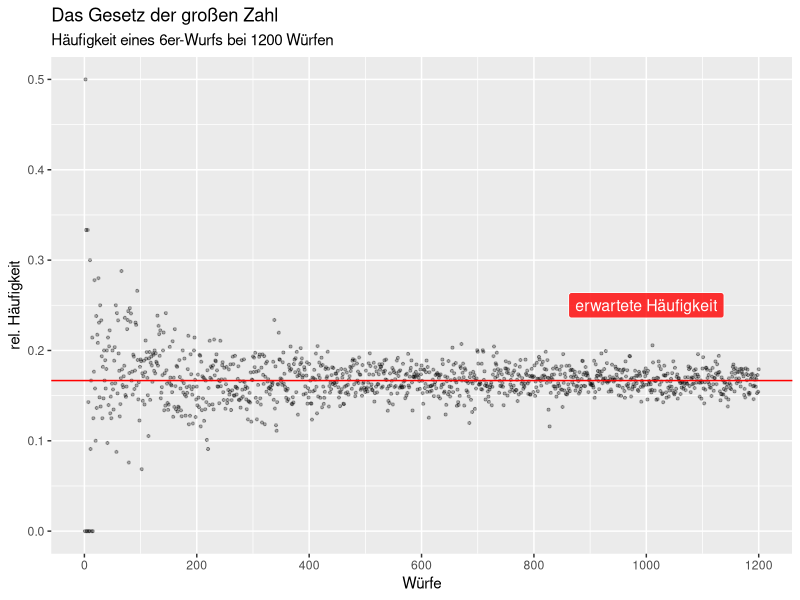

Source code (R):
library(purrr)
library(dplyr)
library(ggplot2)

map(seq_len(1200), function(x) {
  wurf <- sample(c(1:6), x, replace = T)

  length(wurf[wurf == 6]) / length(wurf)
}) %>%
  unlist() %>%
  data.frame(
    Wurfse = seq_along(.),
    Prob   = .
  ) %>%
  ggplot(aes(x = Wurfse, y = Prob)) +
    geom_point(size = .75, alpha = .3) +
    geom_hline(aes(yintercept = 1/6), size = .5, color = "red") +
    labs(title = "Das Gesetz der großen Zahl",
         subtitle = "Häufigkeit eines 6er-Wurfs bei 1200 Würfen",
         y = "rel. Häufigkeit", x = "Würfe") +
    annotate("label", x = 1000, y = .25, label = "erwartete Häufigkeit", alpha = .8,
             fill = "red", color = "white", size = 4, label.padding = unit(.35, "lines")) +
    scale_x_continuous(breaks = scales::pretty_breaks())
